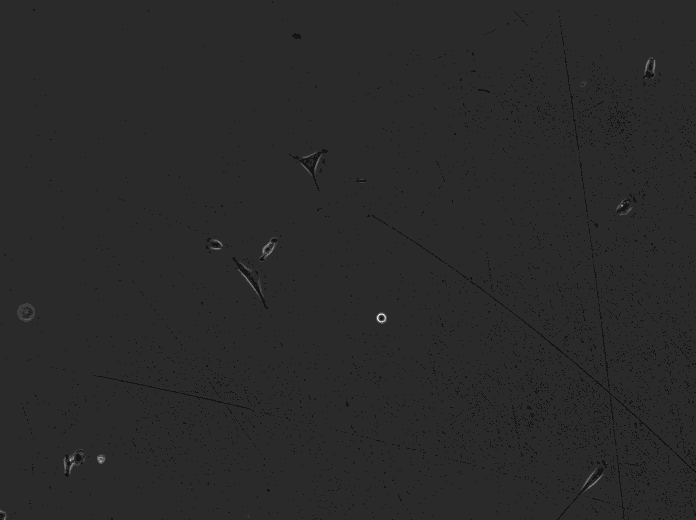
#> input picture sample-data/inputs/img16BPP.ome.tif, 696 x 520 px
$ python histogram_equalization.py --inputImages ../sample-data/inputs --output out
#> lines starting #> are read from the running program, lines starting #| are printed output that depends on the picture
# NIST-developed software is provided by NIST as a public service. You may use, copy and distribute copies of the software in any medium, provided that you keep intact this entire notice. You may improve, modify and create derivative works of the software or any portion of the software, and you may copy and distribute such modifications or works. Modified works should carry a notice stating that you changed the software and should note the date and nature of any such change. Please explicitly acknowledge the National Institute of Standards and Technology as the source of the software.
# NIST-developed software is expressly provided "AS IS." NIST MAKES NO WARRANTY OF ANY KIND, EXPRESS, IMPLIED, IN FACT OR ARISING BY OPERATION OF LAW, INCLUDING, WITHOUT LIMITATION, THE IMPLIED WARRANTY OF MERCHANTABILITY, FITNESS FOR A PARTICULAR PURPOSE, NON-INFRINGEMENT AND DATA ACCURACY. NIST NEITHER REPRESENTS NOR WARRANTS THAT THE OPERATION OF THE SOFTWARE WILL BE UNINTERRUPTED OR ERROR-FREE, OR THAT ANY DEFECTS WILL BE CORRECTED. NIST DOES NOT WARRANT OR MAKE ANY REPRESENTATIONS REGARDING THE USE OF THE SOFTWARE OR THE RESULTS THEREOF, INCLUDING BUT NOT LIMITED TO THE CORRECTNESS, ACCURACY, RELIABILITY, OR USEFULNESS OF THE SOFTWARE.
# You are solely responsible for determining the appropriateness of using and distributing the software and you assume all risks associated with its use, including but not limited to the risks and costs of program errors, compliance with applicable laws, damage to or loss of data, programs or equipment, and the unavailability or interruption of operation. This software is not intended to be used in any situation where a failure could cause risk of injury or damage to property. The software developed by NIST employees is not subject to copyright protection within the United States.

import os
import numpy as np
import cv2 as cv
#from matplotlib import pyplot as plt # this is for debugging
from tifffile import imwrite

'''
the method for applying image histogram equalization to one image
code inspired by https://docs.opencv.org/4.x/d5/daf/tutorial_py_histogram_equalization.html
It support 8 BPP and 16 BPP images
Note: RGB images are converted to grayscale and then enhanced

individual steps are described at
https://levelup.gitconnected.com/introduction-to-histogram-equalization-for-digital-image-enhancement-420696db9e43
Published methods have been extended to work on 16 BPP images
'''
def hist_equal(img_file, input_dir, output_dir):
#> called with img_file = 'img16BPP.ome.tif', input_dir = '../sample-data/inputs', output_dir = 'out'
    img_filename = os.path.join(input_dir, img_file)
    save_filename = os.path.join(output_dir, img_file)
    img = cv.imread(img_filename, cv.IMREAD_UNCHANGED) #  cv.IMREAD_ANYDEPTH; cv.IMREAD_UNCHANGED - Read Image with Transparency Channel
#> img is the input picture: shape (520, 696) uint16; min 242, max 3102, mean 542.1
    print('Image size:', img.size)
#| Image size: 361920
    print('dtype: {img.dtype}, shape: {img.shape}, min: {np.min(img)}, max: {np.max(img)}')

    if img.dtype != 'uint8' and img.dtype != 'uint16':
        print('ERROR: unsupported input image format')
        return

    equ = None
    # grayscale/single channel support
    if len(img.shape) < 3: # contains #rows and #cols
        if img.dtype == 'uint8':
            # the case of 8BPP
            equ = cv.equalizeHist(img) #works only for 8BPP
            # hist, bins = np.histogram(img.flatten(), 256, [0, 256])
            # cdf = hist.cumsum()
            # cdf_normalized = cdf * float(hist.max()) / cdf.max()
            # # plt.plot(cdf_normalized, color='b')
            # # plt.hist(img.flatten(), 256, [0, 256], color='r')
            # # plt.xlim([0, 256])
            # # plt.legend(('cdf', 'histogram'), loc='upper left')
            # # plt.show()
            # # Now we have the look-up table...
            # equ = cdf_normalized[img]

        if img.dtype == 'uint16':
            # the case of 16 BPP
            hist, bins = np.histogram(img.flatten(), 65536, [0, 65536])  # Collect 16 bits histogram (65536 = 2^16).
            cdf = hist.cumsum()
            cdf_m = np.ma.masked_equal(cdf, 0)  # Find the minimum histogram value (excluding 0)
            cdf_m = (cdf_m - cdf_m.min()) * 65535 / (cdf_m.max() - cdf_m.min())
            cdf = np.ma.filled(cdf_m, 0).astype('uint16')
            # Now we have the look-up table...
            equ = cdf[img]
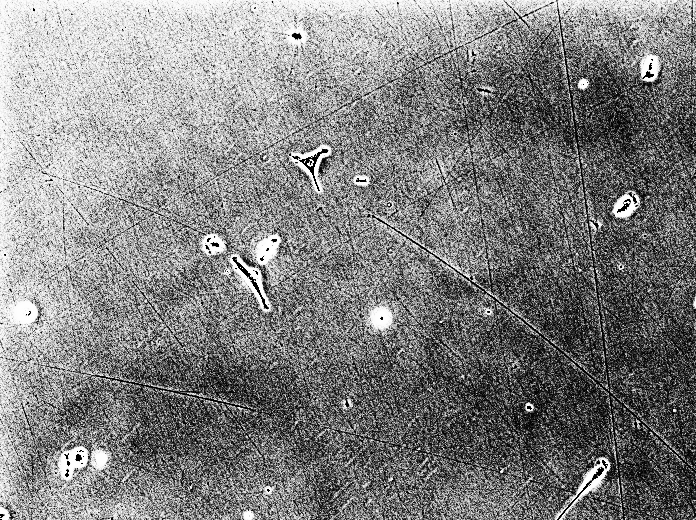
#> equ: shape (520, 696) uint16; min 0, max 65535, mean 33369.7; drawn with min black and max white
    elif len(img.shape) == 3:
        # [6 lines of commented-out code are left out]
        if img.dtype == 'uint8':
            # the case of 8BPP
            hsv_img = cv.cvtColor(img, cv.COLOR_BGR2HSV)
            # [6 lines of commented-out code are left out]

            v_img = hsv_img[:, :, 2]
            # save_filename4 = os.path.join(output_dir, str('debugHvalue_'+img_file))
            # cv.imwrite(save_filename4, v_img)

            v_equ = cv.equalizeHist(v_img)  # works only for 8BPP
            # save_filename5 = os.path.join(output_dir, str('debugHvalueEQU_'+img_file))
            # cv.imwrite(save_filename5, v_equ)

            hsv_img[:,:, 2] = v_equ;
            equ = cv.cvtColor(hsv_img, cv.COLOR_HSV2BGR) # cv.COLOR_HSV2RGB; cv.COLOR_HSV2BGR

    else:
        print('ERROR: unsupported number of channels')
        return

    #cv.imwrite(save_filename, equ)
#> (the run stopped early here; a loop or call above may not have finished)
